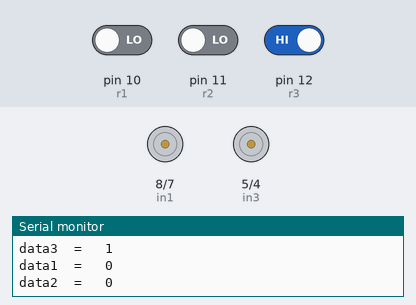
A sketch run on a simulated Arduino Uno, built with avr-gcc and run on an emulated ATmega328P. Parts: motor-driver pin pairs drawn as motors (green arrow = first pin HIGH = forward, orange = second pin HIGH = backward, longer = more drive, scaled by the enable pin), the last lines printed to the serial monitor. The inputs (shaded band) are chosen by the test bench; at power-on: pin 11 (r2) LOW, pin 12 (r3) HIGH, pin 10 (r1) LOW.

Above: at 1.2 s.
1.3 s: pin 11 (r2) driven HIGH
At 2.3 s:
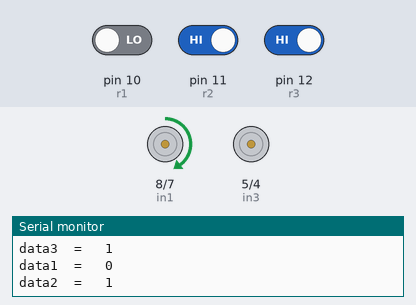
2.8 s: pin 12 (r3) driven LOW
At 4.0 s:
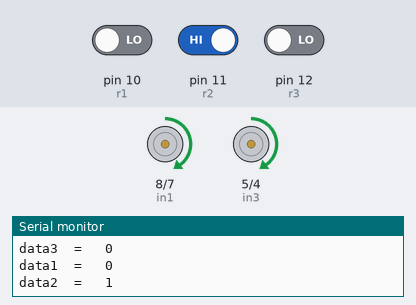
4.3 s: pin 11 (r2) driven LOW
At 4.7 s:
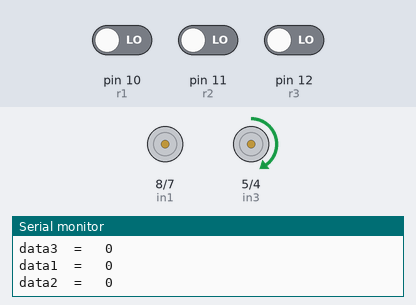
Timing chart, 0 to 7.3 s (numbered marks = the images above; inputs shaded):
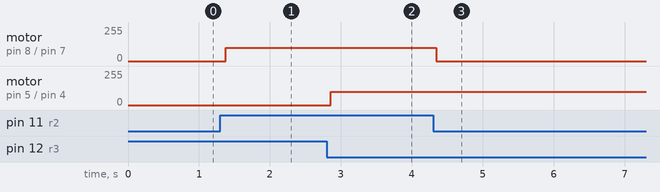

The sketch:

third_trial.ino
```cpp
// Right Side Motors
int enA = 9,in1=8,in2=7;

// Left Side Motors
int enB = 3,in3=5,in4=4;
//reading data for the 3 sensors //zero for black and 1 for white but the third sensor (left) is reserved
int data1,data2,data3;//data1 for center, data2 for right,data3 for left
int r1=10,r2=11,r3=12;// r1 for center,r2 for right, r3 for left;


void setup() {
  // put your setup code here, to run once:
  Serial.begin(9600);
  pinMode(enA , OUTPUT);
  pinMode(in1 , OUTPUT);
  pinMode(in2 , OUTPUT);
  pinMode(enB , OUTPUT);
  pinMode(in3 , OUTPUT);
  pinMode(in4 , OUTPUT);
  pinMode(r1,INPUT);
  pinMode(r2,INPUT);
  pinMode(r3,INPUT);
}

void loop() {
   data1 =digitalRead(r1);
   data2 =digitalRead(r2);
   data3 =digitalRead(r3);
   Serial.print("data1  =   ");
   Serial.println(data1);

    Serial.print("data2  =   ");
   Serial.println(data2);
    Serial.print("data3  =   ");
   Serial.println(data3);


  if(data1==HIGH&&data2==HIGH&&data3==LOW)//the three sensors see white
  {//stop
        digitalWrite(in1,LOW);
        digitalWrite(in2,LOW);
        analogWrite(enA,0);
        digitalWrite(in3,LOW);
        digitalWrite(in4,LOW);
        analogWrite(enB,0);
    }
else if(data1==LOW&&data2==HIGH&&data3==LOW)//the middle sees black while the others white
{
        //FORWARD
        digitalWrite(in1,HIGH);
        digitalWrite(in2,LOW);
        analogWrite(enA,100);
        digitalWrite(in3,HIGH);
        digitalWrite(in4,LOW);
        analogWrite(enB,100);
  }

else if(data1==LOW&&data2==HIGH&&data3==HIGH)//the middle and left see black while the right sees others white
{
        //FORWARD LEFT
        digitalWrite(in1,HIGH);
        digitalWrite(in2,LOW);
        analogWrite(enA,100);
        digitalWrite(in3,LOW);
        digitalWrite(in4,LOW);
        analogWrite(enB,0);
  }
else if(data1==LOW&&data2==LOW&&data3==LOW)//the middle and right see black while the left sees  white
{
      // FORWARD RIGHT
        digitalWrite(in1,LOW);
        digitalWrite(in2,LOW);
        analogWrite(enA,0);
        digitalWrite(in3,HIGH);
        digitalWrite(in4,LOW);
        analogWrite(enB,100);

  }

 else if(data1==HIGH&&data2==HIGH&&data3==HIGH)//the middle and right see white while the left sees  black
 {
    //FORWARD LEFT
        digitalWrite(in1,HIGH);
        digitalWrite(in2,LOW);
        analogWrite(enA,100);
        digitalWrite(in3,LOW);
        digitalWrite(in4,LOW);
        analogWrite(enB,0);
  }

 else if(data1==HIGH&&data2==LOW&&data3==LOW)//the middle and left see white while the right sees  black
 {
  // FORWARD RIGHT
        digitalWrite(in1,LOW);
        digitalWrite(in2,LOW);
        analogWrite(enA,0);
        digitalWrite(in3,HIGH);
        digitalWrite(in4,LOW);
        analogWrite(enB,100);
 }

      /*  //REVERSE
        digitalWrite(in1,LOW);
        digitalWrite(in2,HIGH);
        analogWrite(enA,250);
        digitalWrite(in3,LOW);
        digitalWrite(in4,HIGH);
        analogWrite(enB,250);
      //BACKWARD LEFT
        digitalWrite(in1,LOW);
        digitalWrite(in2,HIGH);
        analogWrite(enA,250);
        digitalWrite(in3,LOW);
        digitalWrite(in4,LOW);
        analogWrite(enB,0);
      //BACKWARD RIGHT
        digitalWrite(in1,LOW);
        digitalWrite(in2,LOW);
        analogWrite(enA,0);
        digitalWrite(in3,LOW);
        digitalWrite(in4,HIGH);
        analogWrite(enB,250);*/
}
```

Measured:
- after the input at 1.3 s, motor on pin 8 (in1) / pin 7 (in2): stopped → forward 100/255 after 0.07 s
- after the input at 2.8 s, motor on pin 5 (in3) / pin 4 (in4): stopped → forward 100/255 after 0.06 s
- after the input at 4.3 s, motor on pin 8 (in1) / pin 7 (in2): forward 100/255 → stopped at once
